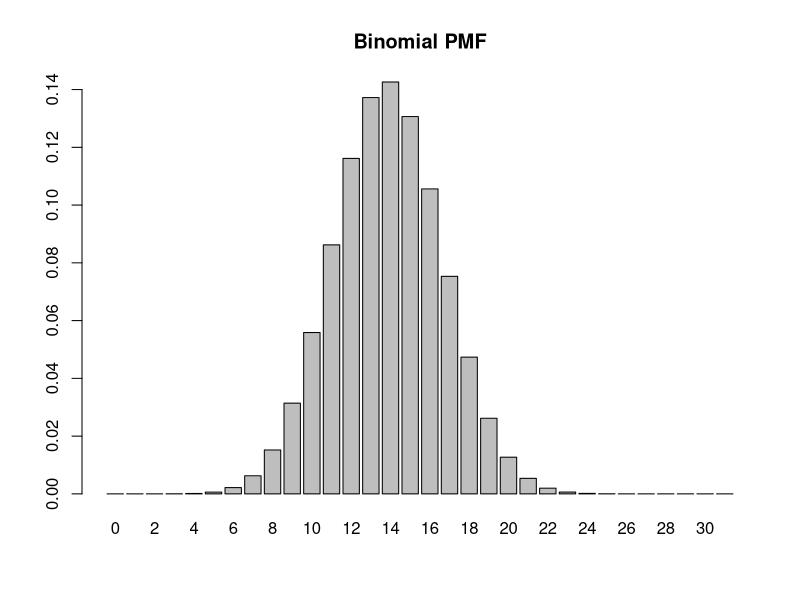
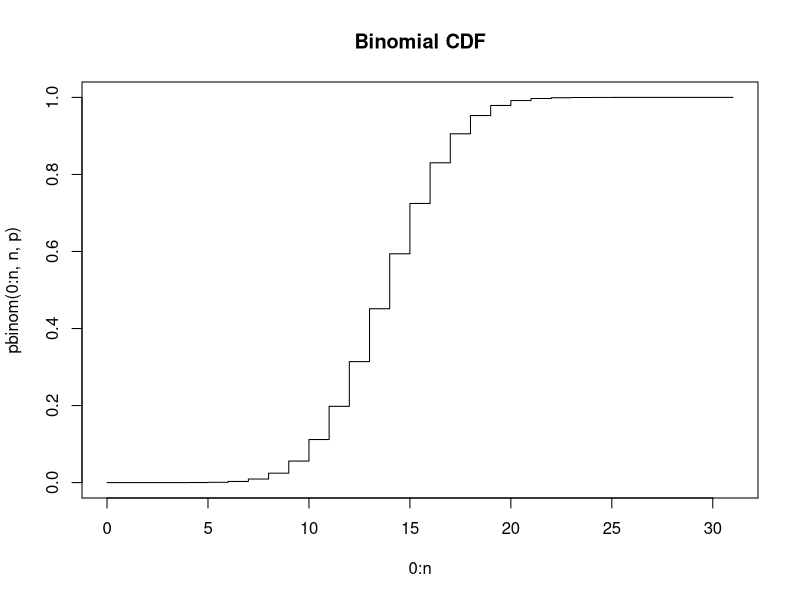

Write R code to recreate these figures, in order.
# Experiment 3: Probability distributions

# Binomial P(7<=X<=9)
p_bino <- pbinom(9,12,1/6) - pbinom(6,12,1/6)
cat("P(7<=X<=9):",p_bino,"
")

# Normal P(X>=84)
cat("P(X>=84):",1-pnorm(84,72,15.2),"
")

# Poisson probabilities
cat("P(no car):",dpois(0,5),"
")
cat("P(48<=Y<=50):",ppois(50,50)-ppois(47,50),"
")

# Hypergeometric P(X=3)
cat("P(3 defectives):",dhyper(3,17,233,5),"
")

# Wikipedia usage binomial
n<-31; p<-0.447
barplot(dbinom(0:n,n,p),names=0:n,main="Binomial PMF")
plot(0:n,pbinom(0:n,n,p),type="s",main="Binomial CDF")
cat("Mean:",n*p,"Var:",n*p*(1-p),"
")
